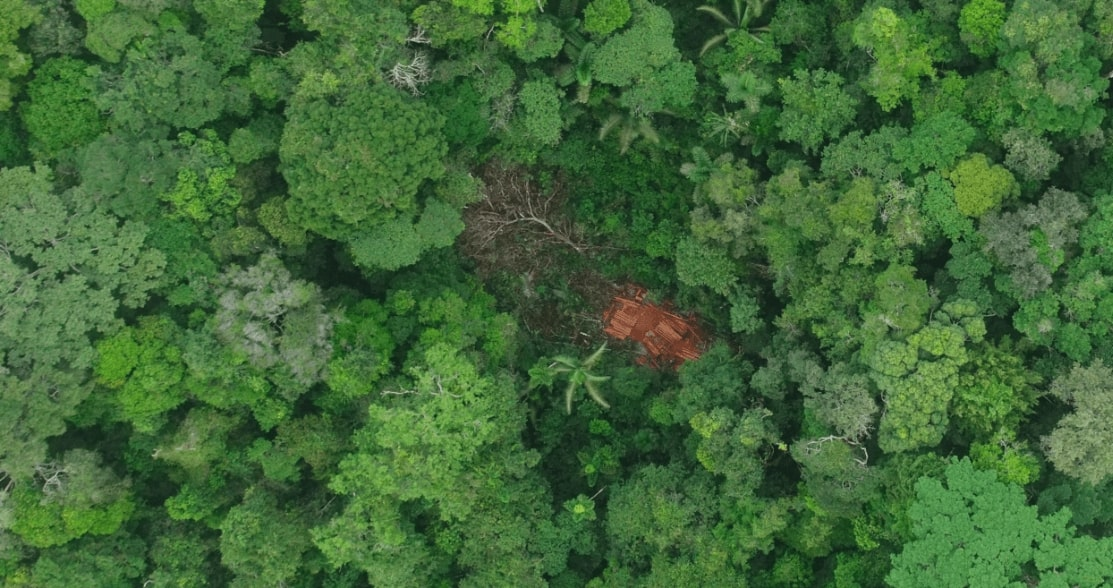
#> input picture test-photos/dron0.jpg, 1113 x 588 px
$ python color-seg.py ../test-photos/dron0.jpg
#> lines starting #> are read from the running program, lines starting #| are printed output that depends on the picture; after the words box and inside, x2 and y2 are one past the last pixel; in counts of white or black regions, pixels touching at a corner belong together
import cv2
import numpy as np
import sys

#Read the image
image = cv2.imread(sys.argv[1])
#> image is the input picture: shape (588, 1113, 3); mean B, G, R 56.1, 104.1, 64.8
image = cv2.cvtColor(image, cv2.COLOR_BGR2RGB)
hsv_image = cv2.cvtColor(image, cv2.COLOR_RGB2HSV)
#> hsv_image: shape (588, 1113, 3); mean H, S, V 55.5, 121.7, 104.4

#Select the range of colors in HSV
light_green = (50, 50, 50)
dark_green = (120, 255, 255)

# Segment image using inRange() function
mask = cv2.inRange(hsv_image, light_green, dark_green)
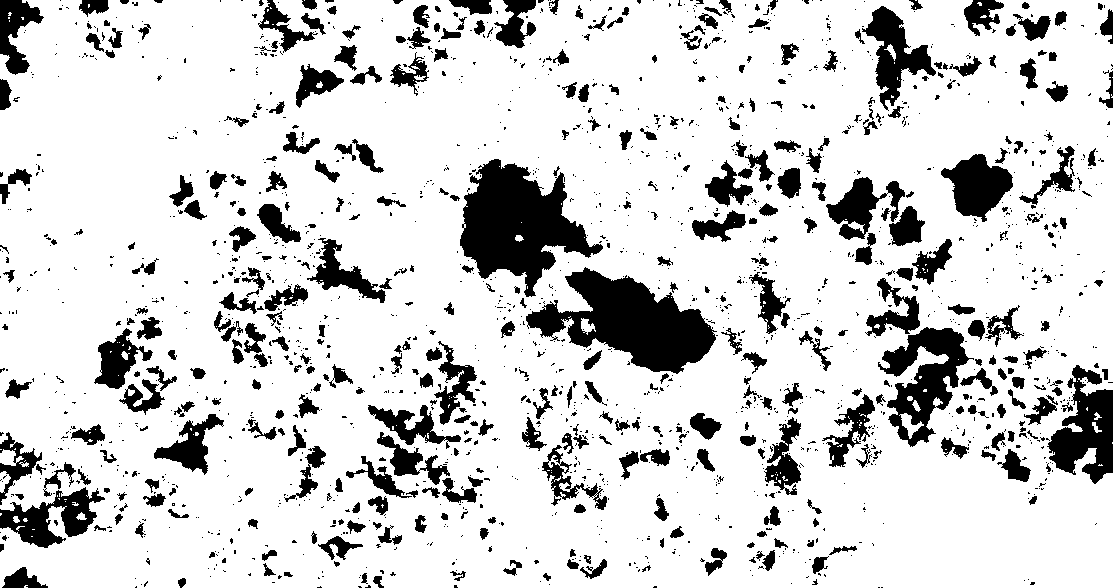
#> mask: shape (588, 1113); 83% white; 1812 black regions (1395 under 20 px), largest, box (x1, y1, x2, y2) and area: (460, 159, 603, 297) 10195, (526, 267, 717, 374) 10057, (878, 327, 974, 447) 4981

# Bitwise-AND mask and original image
result = cv2.bitwise_and(image, image, mask=mask)
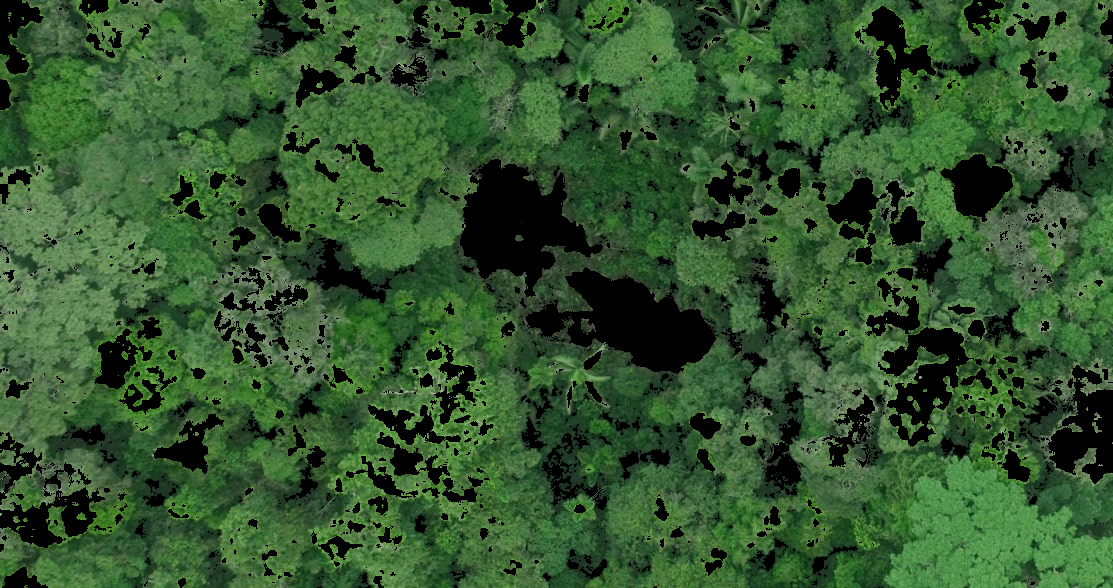
#> result: shape (588, 1113, 3); mean R, G, B 51.2, 85.8, 46

#Calculate a score based on how much "green" is in the image
greenPixels = np.count_nonzero(mask == 255)
#> greenPixels = 542867

# height and width in image
height = image.shape[0]
#> height = 588
width = image.shape[1]
#> width = 1113

score = round((greenPixels*10/(height*width)),1)
#> score = 8.3
print('Green score is:', score)
#| Green score is: 8.3

#Save the result image:
print('Saving the result image as result.jpg')
cv2.imwrite('./outputs/result.jpg',result)
print('Saved!')

#Save the green score in a file
f = open("./outputs/score.txt", "w")
f.write(str(score))
f.close()
print('Saving score in outputs/score.txt')

$ run again, on test-photos/dron2.jpg
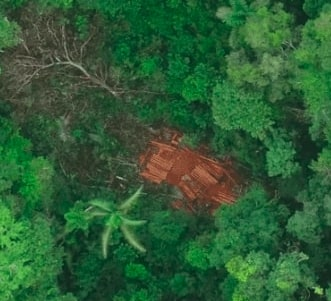
#> input picture test-photos/dron2.jpg, 331 x 301 px
#> image is the input picture: shape (301, 331, 3); mean B, G, R 52.9, 91.7, 45
#> hsv_image: shape (301, 331, 3); mean H, S, V 61.4, 147.3, 93.8
#> `mask = cv2.inRange(hsv_image, light_green, dark_green)`:
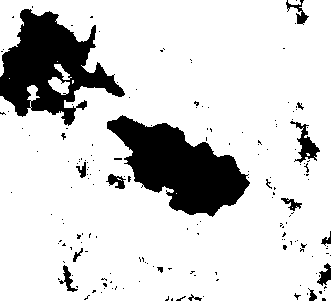
#> mask: shape (301, 331); 83.1% white; 175 black regions (159 under 20 px), largest, box (x1, y1, x2, y2) and area: (107, 115, 250, 217) 7547, (0, 9, 125, 126) 7130, (290, 121, 320, 163) 435
#> `result = cv2.bitwise_and(image, image, mask=mask)`:
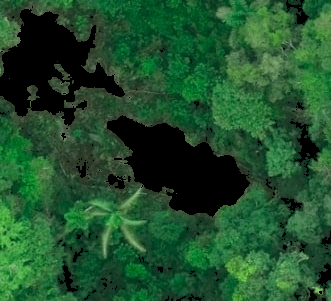
#> result: shape (301, 331, 3); mean R, G, B 31.7, 79.3, 43.7
#> greenPixels = 82843
#> score = 8.3
#| Green score is: 8.3
